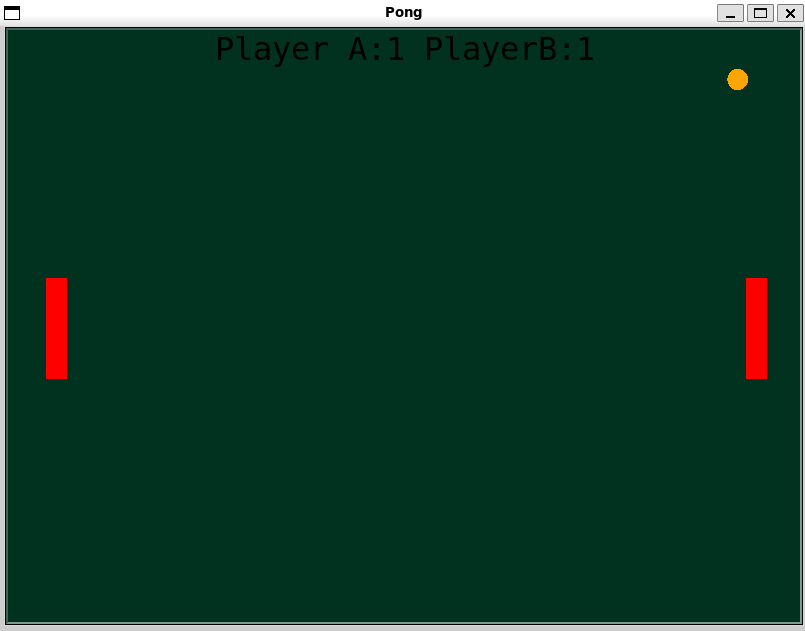

The Python source for this figure:
import turtle


wn=turtle.Screen()
wn.title("Pong")
wn.bgcolor("#013220")
wn.setup(width=800,height=600)
wn.tracer(0)

# Score
score_a = 0
score_b = 0

# Paddle A
paddle_a=turtle.Turtle()
paddle_a.speed(0)
paddle_a.shape("square")
paddle_a.color("red")
paddle_a.shapesize(stretch_wid=5,stretch_len=1)
paddle_a.penup()
paddle_a.goto(-350,0)

# Paddle B
paddle_b=turtle.Turtle()
paddle_b.speed(0)
paddle_b.shape("square")
paddle_b.color("red")
paddle_b.shapesize(stretch_wid=5,stretch_len=1)
paddle_b.penup()
paddle_b.goto(350,0)

# Ball
ball=turtle.Turtle()
ball.speed(0)
ball.shape("circle")
ball.color("orange")

ball.penup()
ball.goto(0,0)


ball.dx = 0.1 # depends ???
ball.dy = 0.1 # depends ???

# Pen
pen = turtle.Turtle()
pen.speed(0)
pen.color("black")
pen.penup()
pen.hideturtle()

pen.goto(0,260)

pen.write("Player A:{} PlayerB:{}".format(score_a,score_b),align="center",font=("Courier",24,"normal"))

# Function
def paddle_a_up():
    y = paddle_a.ycor()
    y +=20
    paddle_a.sety(y)

def paddle_a_down():
    y = paddle_a.ycor()
    y -=20
    paddle_a.sety(y)    

def paddle_b_up():
    y = paddle_b.ycor()
    y +=20
    paddle_b.sety(y)

def paddle_b_down():
    y = paddle_b.ycor()
    y -=20
    paddle_b.sety(y)    

# Keyboard binding
wn.listen()
wn.onkeypress(paddle_a_up,"w")
wn.onkeypress(paddle_a_down,"s")

wn.onkeypress(paddle_b_up,"Up")
wn.onkeypress(paddle_b_down,"Down")



# Main game loop
while True:
    wn.update()

    # Move the ball
    ball.setx(ball.xcor() + ball.dx)
    ball.sety(ball.ycor() + ball.dy)

    # Border checking
    if ball.ycor() > 290:
        ball.sety(290)
        ball.dy *=-1
           

    if ball.ycor() < -290:
        ball.sety(-290)
        ball.dy *=-1
        

    if ball.xcor() > 390:
        ball.goto(0,0)
        ball.dx *=-1
        score_a +=1
        pen.clear()
        pen.write("Player A:{} PlayerB:{}".format(score_a,score_b),align="center",font=("Courier",24,"normal"))   

    if ball.xcor() < -390:
        ball.goto(0,0)
        ball.dx *=-1
        score_b += 1
        pen.clear()
        pen.write("Player A:{} PlayerB:{}".format(score_a,score_b),align="center",font=("Courier",24,"normal"))          

    # Paddle and ball collisions
    if (ball.xcor() > 340 and ball.xcor() < 350 )and (ball.ycor() < paddle_b.ycor() + 40 and ball.ycor() > paddle_b.ycor()-40):
        ball.setx(340)
        ball.dx *=-1

   
    if (ball.xcor() < -340 and ball.xcor() > -350 )and (ball.ycor() < paddle_a.ycor() + 40 and ball.ycor() > paddle_a.ycor()-40):
        ball.setx(-340)
        ball.dx *=-1
